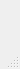
<?xml version="1.0" encoding="UTF-8"?>
<ui version="4.0">
 <class>main_window</class>
 <widget class="QMainWindow" name="main_window">
  <property name="geometry">
   <rect>
    <x>0</x>
    <y>0</y>
    <width>16</width>
    <height>69</height>
   </rect>
  </property>
  <widget class="QWidget" name="centralwidget"/>
  <widget class="QMenuBar" name="menubar">
   <property name="geometry">
    <rect>
     <x>0</x>
     <y>0</y>
     <width>16</width>
     <height>26</height>
    </rect>
   </property>
  </widget>
  <widget class="QStatusBar" name="statusbar">
   <action name="actionFoo">
    <property name="text">
     <string>foo</string>
    </property>
   </action>
  </widget>
 </widget>
 <resources/>
 <connections/>
</ui>
